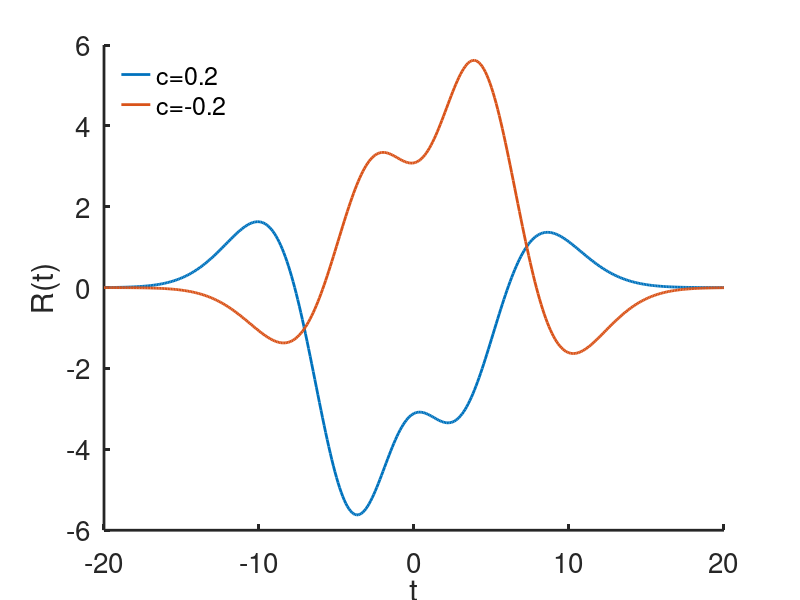

The MATLAB source for this figure:

% ---------------------------
% The Reichardt direction detection model 
%
% Used to generate the image in Fig. 20 of Chapter 19 of
% Keener and Sneyd, Mathematical Physiology, 3rd Edition, Springer.
%
% Written by James Keener and James Sneyd
% ---------------------------

function direction_detection
clear all
close all
clc
set(0,                           ...
   'defaultaxesfontsize', 20,   ...
   'defaultaxeslinewidth', 2.0, ...
   'defaultlinelinewidth', 2.0, ...
   'defaultpatchlinewidth', 0.7);

%parameters
Dx = 0.5;
Dt = 0.2;
c = 0.2;

t=[-20:0.1:20];
cval = [0.2,-0.2];
for j = 1:2
    c = cval(j);
R = S(-c*t).*S(Dx-c*t+c*Dt)-S(Dx-c*t).*S(-c*t+c*Dt);
figure(1) 
plot(t,R)
hold on
xlabel('t')
ylabel('R(t)')
end
legend('boxoff')
legend('c=0.2','c=-0.2','location','northwest')
box off

hold off

end % of main

%%
function out = S(x)
    out = 10*(1+exp(-(x-1).^2) + 0.8*exp(-(x+0.2).^2));
end
